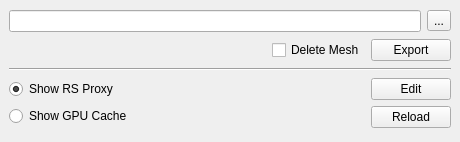
<?xml version="1.0" encoding="UTF-8"?>
<ui version="4.0">
 <class>MainWindow</class>
 <widget class="QMainWindow" name="MainWindow">
  <property name="geometry">
   <rect>
    <x>0</x>
    <y>0</y>
    <width>460</width>
    <height>142</height>
   </rect>
  </property>
  <property name="windowTitle">
   <string>MainWindow</string>
  </property>
  <widget class="QWidget" name="centralwidget">
   <layout class="QVBoxLayout" name="verticalLayout_3">
    <item>
     <layout class="QHBoxLayout" name="horizontalLayout_3">
      <item>
       <widget class="QLineEdit" name="pathBox"/>
      </item>
      <item>
       <widget class="QToolButton" name="browseButton">
        <property name="toolTip">
         <string>Select folder</string>
        </property>
        <property name="text">
         <string>...</string>
        </property>
       </widget>
      </item>
     </layout>
    </item>
    <item>
     <layout class="QHBoxLayout" name="horizontalLayout_2">
      <item>
       <spacer name="horizontalSpacer">
        <property name="orientation">
         <enum>Qt::Horizontal</enum>
        </property>
        <property name="sizeHint" stdset="0">
         <size>
          <width>40</width>
          <height>20</height>
         </size>
        </property>
       </spacer>
      </item>
      <item>
       <widget class="QCheckBox" name="deleteButton">
        <property name="toolTip">
         <string>Replace the original Mesh with Proxy or GPU Cache</string>
        </property>
        <property name="text">
         <string>Delete Mesh</string>
        </property>
       </widget>
      </item>
      <item>
       <widget class="QPushButton" name="exportButton">
        <property name="minimumSize">
         <size>
          <width>75</width>
          <height>0</height>
         </size>
        </property>
        <property name="toolTip">
         <string>Export Maya, Proxy and GPU Cache files</string>
        </property>
        <property name="text">
         <string>Export</string>
        </property>
       </widget>
      </item>
     </layout>
    </item>
    <item>
     <widget class="Line" name="line">
      <property name="orientation">
       <enum>Qt::Horizontal</enum>
      </property>
     </widget>
    </item>
    <item>
     <layout class="QHBoxLayout" name="horizontalLayout">
      <item>
       <layout class="QVBoxLayout" name="verticalLayout_2">
        <item>
         <widget class="QRadioButton" name="showProxyButton">
          <property name="toolTip">
           <string>Replace the GPU Cache with the Redshift Proxy node</string>
          </property>
          <property name="text">
           <string>Show RS Proxy</string>
          </property>
          <property name="checked">
           <bool>true</bool>
          </property>
         </widget>
        </item>
        <item>
         <widget class="QRadioButton" name="showGPUButton">
          <property name="toolTip">
           <string>Replace the Redshift Proxy with the GPU Cache node</string>
          </property>
          <property name="text">
           <string>Show GPU Cache</string>
          </property>
         </widget>
        </item>
       </layout>
      </item>
      <item>
       <spacer name="horizontalSpacer_2">
        <property name="orientation">
         <enum>Qt::Horizontal</enum>
        </property>
        <property name="sizeHint" stdset="0">
         <size>
          <width>40</width>
          <height>20</height>
         </size>
        </property>
       </spacer>
      </item>
      <item>
       <layout class="QVBoxLayout" name="verticalLayout">
        <item>
         <widget class="QPushButton" name="editButton">
          <property name="minimumSize">
           <size>
            <width>75</width>
            <height>0</height>
           </size>
          </property>
          <property name="toolTip">
           <string>Edit the original mesh corresponding to the selected node</string>
          </property>
          <property name="text">
           <string>Edit</string>
          </property>
         </widget>
        </item>
        <item>
         <widget class="QPushButton" name="reloadButton">
          <property name="minimumSize">
           <size>
            <width>75</width>
            <height>0</height>
           </size>
          </property>
          <property name="toolTip">
           <string>Reload the selected node</string>
          </property>
          <property name="text">
           <string>Reload</string>
          </property>
         </widget>
        </item>
       </layout>
      </item>
     </layout>
    </item>
   </layout>
  </widget>
 </widget>
 <resources/>
 <connections/>
</ui>
